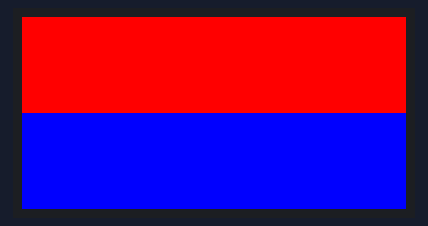
This sketch was run on a simulated ESP32. Shown: 64×32 colour display.

Above: at 10.1 s.
At 14.12 s:
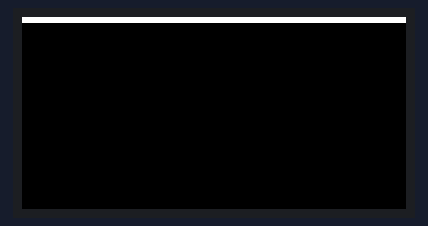
At 15.88 s:
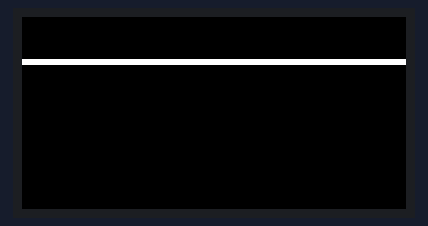
At 18.88 s:
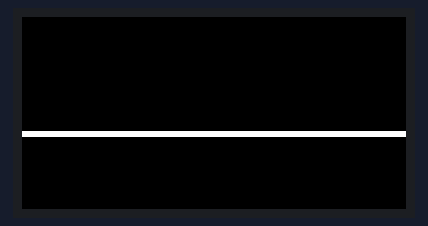
At 21.89 s:
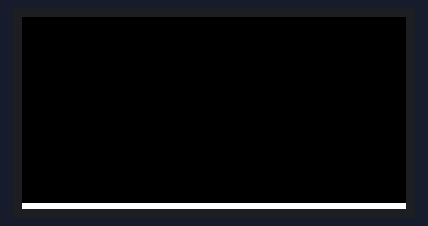
At 39.64 s:
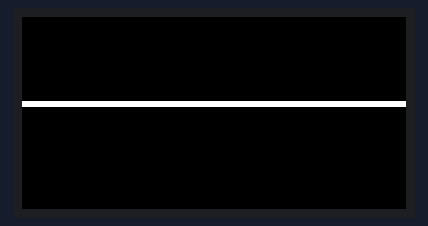

Measured:
- what the display in image 0 shows lasts 4.0 s, from 10.0 s to 14.0 s

The sketch:

xiao_diag.ino
```cpp
// Slow, unambiguous diagnostic. Every stage is a flat image held for seconds,
// so it can be described precisely -- unlike scrolling text, where a timing
// fault and a wiring fault look the same.

#include <ESP32-HUB75-MatrixPanel-I2S-DMA.h>

#define PANEL_W     64
#define PANEL_H     32
#define PANEL_CHAIN 1

#define P_R1   1
#define P_G1   2
#define P_B1   3
#define P_R2   4
#define P_G2   5
#define P_B2   6
#define P_A   43
#define P_B   41   // MTDI rear pad -- wired to panel B
#define P_C   40
#define P_D   44   // D7 -- wired to panel D
#define P_E   -1
#define P_CLK  7
#define P_LAT  8
#define P_OE   9

MatrixPanel_I2S_DMA *display = nullptr;

void hold(uint16_t colour, int ms) {
  display->fillScreen(colour);
  delay(ms);
}

void setup() {
  HUB75_I2S_CFG::i2s_pins pins = {
    P_R1, P_G1, P_B1, P_R2, P_G2, P_B2,
    P_A, P_B, P_C, P_D, P_E,
    P_LAT, P_OE, P_CLK
  };
  HUB75_I2S_CFG mxconfig(PANEL_W, PANEL_H, PANEL_CHAIN, pins);
  mxconfig.clkphase = false;

  display = new MatrixPanel_I2S_DMA(mxconfig);
  if (!display->begin()) return;
  display->setBrightness8(40);
  display->clearScreen();
}

void loop() {
  // Stage 1: flat colour fills. No addressing subtlety, no timing edge cases.
  // If these are not clean and uniform, the fault is CLK/LAT/OE or the
  // connector, not the address lines.
  hold(display->color565(255, 0, 0), 2500);   // all red
  hold(display->color565(0, 255, 0), 2500);   // all green
  hold(display->color565(0, 0, 255), 2500);   // all blue
  hold(display->color565(255, 255, 255), 2500);

  // Stage 2: the two data groups, separated. Upper half is driven by
  // R1/G1/B1, lower half by R2/G2/B2. Should be a clean split at row 16.
  display->clearScreen();
  display->fillRect(0, 0, PANEL_W, 16, display->color565(255, 0, 0));
  display->fillRect(0, 16, PANEL_W, 16, display->color565(0, 0, 255));
  delay(4000);

  // Stage 3: one row at a time, slowly. A clean single line stepping evenly
  // down the panel means the address lines are right. Jumping, doubling or
  // skipping rows means A/B/C/D are wrong -- suspect the soldered pads.
  for (int y = 0; y < PANEL_H; y++) {
    display->clearScreen();
    display->drawFastHLine(0, y, PANEL_W, display->color565(255, 255, 255));
    delay(250);
  }
}
```
